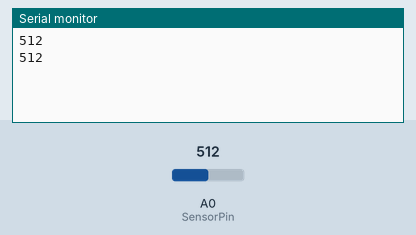
Recording of a sketch running on a simulated Arduino Uno, built with avr-gcc and run on an emulated ATmega328P. On the bench: the last lines printed to the serial monitor. The test bench sets the inputs (shaded band); at power-on: A0 (SensorPin) = 512.

Above: at 1.8 s.
1.9 s: A0 (SensorPin) set to 716
At 2.5 s:
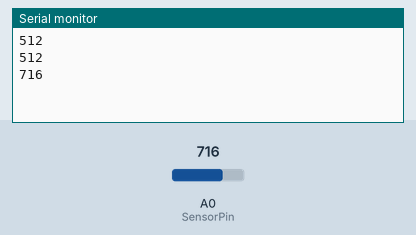
3.4 s: A0 (SensorPin) set to 900
At 4.8 s:
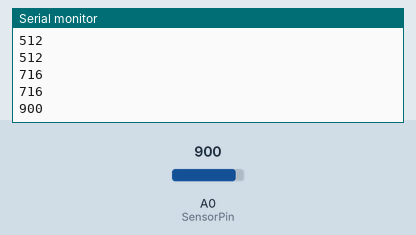
Timing chart, 0 to 6.4 s (numbered marks = the images above; inputs shaded):
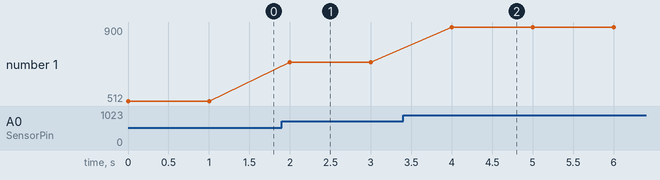

The sketch:

PhotoRegisterSensor.ino
```cpp
int SensorPin = A0;
int Gnd = A1;
int Vcc = A2;
int value = 0;

void setup() {
  Serial.begin(9600);

  pinMode(SensorPin, INPUT);
  pinMode(Vcc, OUTPUT);
  pinMode(Gnd, OUTPUT);

  digitalWrite(Vcc, HIGH);
  digitalWrite(Gnd, LOW);
}

void loop() {
  value = analogRead(SensorPin);
  Serial.println(value);
  delay(1000);
}
```

Measured:
- after the input at 1.9 s, the serial monitor: prints a new line after 0.10 s (image 1)
- after the input at 3.4 s, the serial monitor: prints a new line after 0.60 s (image 2)
- plotted number 1: 512 → 716 after the input at 1.9 s, 716 → 900 after the input at 3.4 s
